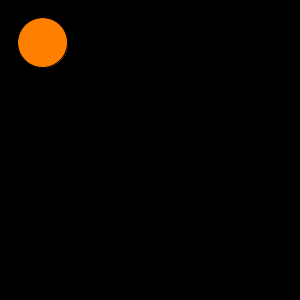
Frame 1 (no input)
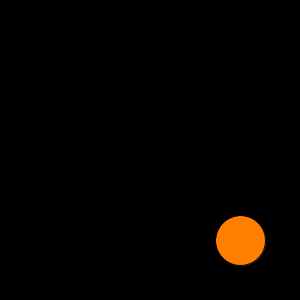
Frame 60 (the mouse pressed at the canvas centre just before this capture)
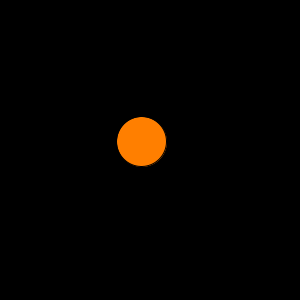
Frame 120 (the mouse held since frame 60 and released just before this capture)

The Processing sketch that drew these frames (run headless with seeded random() and noise(); from frame 60 on, the mouse is pressed at the canvas centre):

// Processing sketch: code_challenge
// ── code_challenge.pde
class Ball {
  float x=height/2;
  float y=width/2;
  float speed=10;
  float radius=50;
  void moveTowards() {
   if (abs(x - mouseX)+abs(y - mouseY) > speed) {
     float angle= atan2(mouseY - y, mouseX - x);
     x = x + speed * cos(angle);
     y = y + speed * sin(angle);    
   }
   else {
    speed= -speed; 
   }
  }
  void CheckWall () {
    if (x<0 || x>width || y<0 || y>height) {
     speed=-speed; 
    }
  }
  void display () {
    fill(255,127,0);
    ellipse(x,y,50,50);
  }
}
Ball ball = new Ball();


void setup () {
  size(300,300);
}

void draw () {
  background(0);
  ball.moveTowards();
  ball.display(); 
  ball.CheckWall();
}
